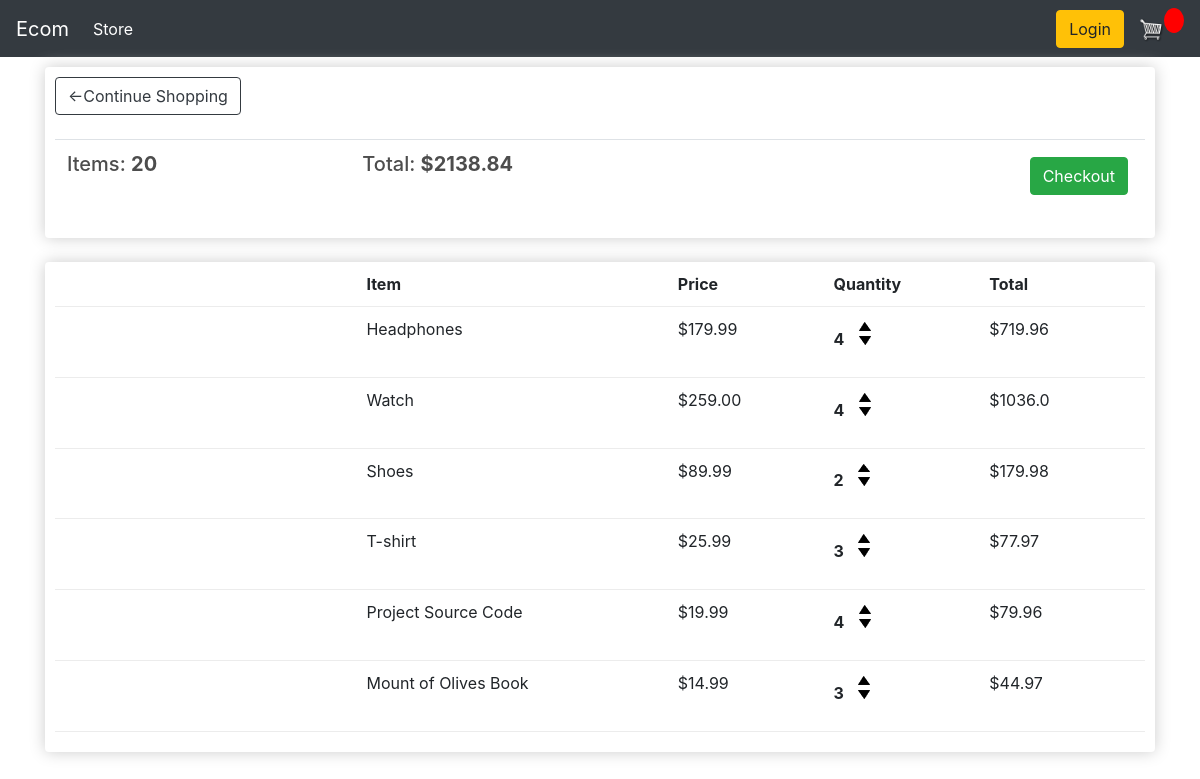
The page /cart/ (signed in) on the database as committed earlier.
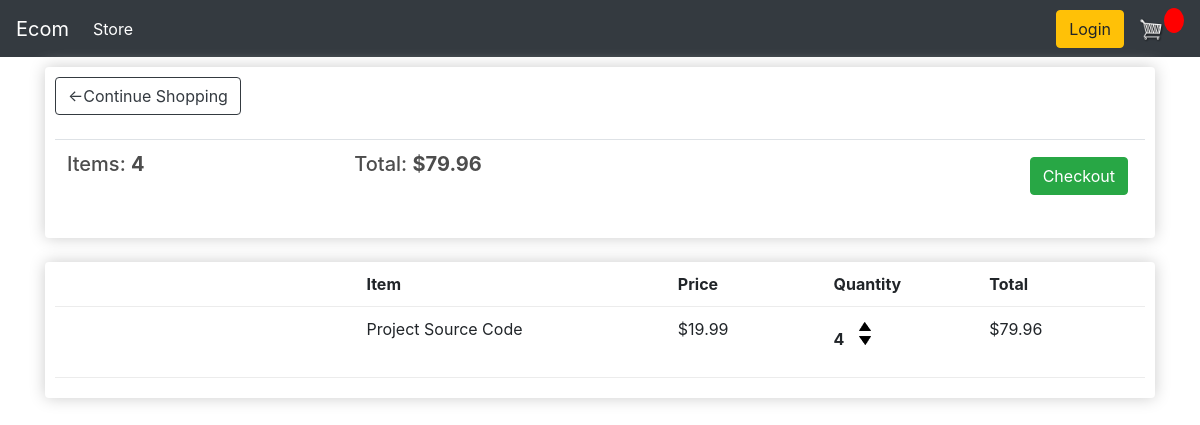
The same page on the database as committed later.
### store/models.py (models this page shows, shortened)
class Order(models.Model):
    customer = models.ForeignKey(Customer, on_delete=models.SET_NULL,null=True, blank=True)
    date_ordered = models.DateTimeField(auto_now_add=True)
    complete = models.BooleanField(default=False,null=True,blank=False)
    transaction_id = models.CharField(max_length=100,null=True)
    @property
    def get_cart_total(self):
        orderitems = self.orderitem_set.all()
        total = sum([item.get_total for item in orderitems])
        return total
    @property
    def get_cart_items(self):
      orderitems = self.orderitem_set.all()
      total = sum([item.quantity for item in orderitems])
      return total

class OrderItem(models.Model):
    product = models.ForeignKey(Product, on_delete=models.SET_NULL, null=True)
    order = models.ForeignKey(Order, on_delete=models.SET_NULL,null=True)
    quantity = models.IntegerField(default=0, null=True,blank=True)
    date_added = models.DateTimeField(auto_now_add=True)
    @property
    def get_total(self):
        total = self.product.price * self.quantity
        return total

class Product(models.Model):
    name = models.CharField(max_length=200, null=True)
    price = models.FloatField()
    digital = models.BooleanField(default=False, null=True,blank=False)
    image = CloudinaryField('image', default='image')
    @property
    def imageURL(self):
        try:
            url = self.image.url
        except:
            url = ''
        return url

### store/views.py (the view)
# urls.py: path('cart/', views.cart, name = "cart"),
def cart(request):
    if request.user.is_authenticated:
        customer = request.user.customer
        order, created = Order.objects.get_or_create(customer=customer,complete=False)
        items = order.orderitem_set.all()
    else:
        items = []
        order = {'get_cart_total':0,'get_cart_items':0,'shipping':False}
    context = {'items':items, 'order':order}
    return render(request,'store/cart.html',context )

### store/templates/store/cart.html
{% extends 'store/main.html'%}
{% load static %}
{% block content %}
    <div class="row">
        <div class="col-lg-12">
            <div class="box-element">
                <a class="btn btn-outline-dark" href="{% url 'store' %}">&#X2190;Continue Shopping</a>
                <br>
                <br>
                <table class="table">
                    <tr>
                        <th><h5>Items: <strong>{{order.get_cart_items}}</strong></h5></th>
                        <th><h5>Total: <strong>${{order.get_cart_total|floatformat:2}}</strong></h5></th>
                        <th>
                            <a style="float: right; margin:5px" class="btn btn-success" href="{% url 'checkout' %}">Checkout</a>
                        </th>
                    </tr>
                </table>
            </div>
            <br>
            <div class="box-element">
                <div class="cart-row">
                    <div style="flex:2"></div>
                    <div style="flex:2"><strong>Item</strong></div>
                    <div style="flex:1"><strong>Price</strong></div>
                    <div style="flex:1"><strong>Quantity</strong></div>
                    <div style="flex:1"><strong>Total</strong></div>
                </div>
                {% for item in items %}
                <div class="cart-row">
                    <div style="flex:2"><img class="row-image" src="{{item.product.imageURL}}" alt=""></div>
                    <div style="flex:2"><p>{{item.product.name}}</p></div>
                    <div style="flex:1"><p>${{item.product.price|floatformat:2}}</p></div>
                    <div style="flex:1">
                        <p class="quantity">{{item.quantity}}</p>
                        <div class="quantity">
                            <img data-action="add" data-product="{{item.product.id}}" class="chg-quantity update-cart" src="{% static 'images/arrow-up.png' %}" alt="">
                            <img data-action="remove" data-product="{{item.product.id}}" class="chg-quantity  update-cart" src="{% static 'images/arrow-down.png' %}" alt="">
                        </div>
                    </div>
                    <div style="flex:1">${{item.get_total}}</div>
                </div>
                {% endfor %}
            </div>
        </div>
    </div>
{% endblock content %}

### store/templates/store/main.html (shortened to what this page needs)
<!DOCTYPE html>
{% load static %}
<html lang="en">
<head>
    <link rel="stylesheet" href="{% static 'css/main.css' %}">
	<link rel="stylesheet" href="https://stackpath.bootstrapcdn.com/bootstrap/4.4.1/css/bootstrap.min.css"
>
  </head>
<body>
    <nav class="navbar navbar-expand-lg navbar-dark bg-dark">
        <a class="navbar-brand" href="{%url 'store' %}">Ecom</a>
        <div class="collapse navbar-collapse" id="navbarSupportedContent">
          <ul class="navbar-nav mr-auto">
            <li class="nav-item active">
              <a class="nav-link" href="{%url 'store' %}">Store<span class="sr-only">(current)</span></a>
            </li>
          </ul>
          <div class="form-inline my-2 my-lg-0">
            <a href="#"class="btn btn-warning">Login</a>
            <a href="{% url 'cart' %}">
               <img  id="cart-icon" src="{% static 'images/cart.png' %}">
           </a>
           <p id="cart-total">{{cartItems}}</p>
          </div>
        </div>
    </nav>
    <div class="container">
        {% block content%}
        {% endblock content%}
    </div>
</body>
</html>

### static/css/main.css (style rules this page uses)
body { background-color: hsl(0, 0%, 98%); }
h1,h2,h3,h4,h5,h6 { color:hsl(0, 0%, 30%); }
.box-element { box-shadow:hsl(0, 0%, 80%) 0 0 16px; background-color: #fff; border-radius: 4px; padding: 10px; }
.bg-dark { background-color: #4f868c!important; }
#cart-icon { width:25px; display: inline-block; margin-left: 15px; }
#cart-total { display: block; text-align: center; color:#fff; background-color: red; width: 20px; height: 25px; border-radius: 50%; font-size: 14px; }
.col-lg-4, .col-lg-6, .col-lg-8, .col-lg-12 { margin-top: 10px; }
.btn { border-radius: 0; }
.cart-row { display: flex; align-items: flex-stretch; padding-bottom: 10px; margin-bottom: 10px; border-bottom: 1px solid #ececec; }
.quantity { display: inline-block; font-weight: 700; padding-right:10px; }
.chg-quantity { width: 12px; cursor: pointer; display: block; margin-top: 5px; transition:.1s; }

Rows that differ between the two databases and show on the page:
removed OrderItem: product.name "Headphones", product.price "179.99", quantity "4", get_total "719.96"
removed OrderItem: product.name "Watch", product.price "259.00", quantity "4", get_total "1036.0"
removed OrderItem: product.name "Shoes", product.price "89.99", quantity "2", get_total "179.98"
removed OrderItem: product.name "T-shirt", product.price "25.99", quantity "3", get_total "77.97"
removed OrderItem: product.name "Mount of Olives Book", product.price "14.99", quantity "3", get_total "44.97"
computed for Order: get_cart_items "20" → "4"; get_cart_total "2138.84" → "79.96"
